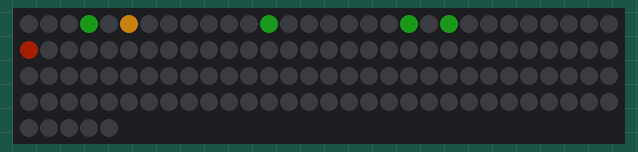
Bench run of a sketch on a simulated ESP32. Shown: 125 RGB LEDs in strip order, left to right, continuing on the next row. Dim RGB values are drawn brighter than linear; random numbers use the default seed unless the sketch sets one.

Above: at 1.22 s.
At 6.32 s:
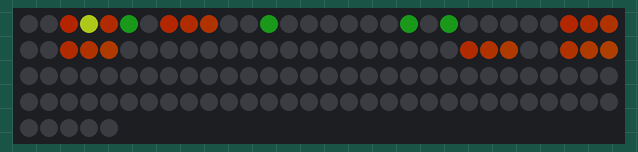
At 11.1 s:
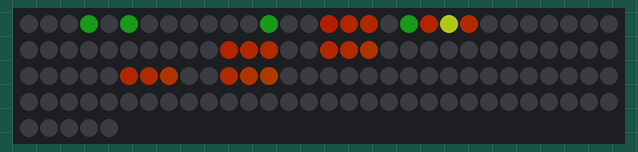
At 20.89 s:
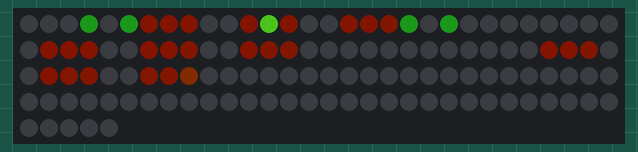
At 39.79 s:
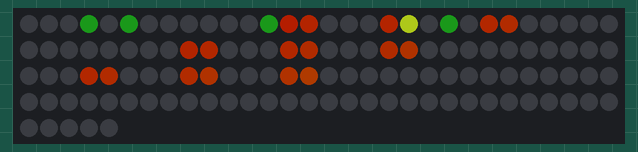

The sketch:

VoxelMinesweeper.ino
```cpp
/*
  FEED ME , I'M POOR AND I MADE THIS FOR FREE - https://paypal.me/Mystereon

  VoxelMinesweeper.ino — directly uploadable 5×5×5 FastLED demo
  Created by Dad (MysterEon) & Manus, 2026.

  Falling probes strike illuminated base pads and burst into orange 3×3×3 impacts.
*/
#include <FastLED.h>
#include <esp_system.h>

constexpr uint8_t N = 5, BRIGHTNESS = 100;
constexpr uint16_t NUM_LEDS = N * N * N;
#define DATA_PIN 2
#define CHIPSET WS2812B
#define COLOR_ORDER GRB
CRGB leds[NUM_LEDS];
uint16_t indexFromXYZ(uint8_t x, uint8_t y, uint8_t z) { return uint16_t(z) * 25 + uint16_t(y) * 5 + x; }
void setVoxel(int8_t x, int8_t y, int8_t z, const CRGB &colour) { if (x >= 0 && x < N && y >= 0 && y < N && z >= 0 && z < N) leds[indexFromXYZ(x, y, z)] = colour; }
void addVoxel(int8_t x, int8_t y, int8_t z, const CRGB &colour) { if (x >= 0 && x < N && y >= 0 && y < N && z >= 0 && z < N) leds[indexFromXYZ(x, y, z)] += colour; }

const uint8_t targets[5][2] = {{0,1},{1,4},{2,2},{3,0},{4,3}};
uint8_t targetIndex = 0;
int8_t probeX = 0, probeY = 1, probeZ = 4, burstX = 0, burstY = 1;
uint32_t lastStepAt = 0, burstAt = 0;
bool bursting = false;
void resetProbe() { probeX = targets[targetIndex][0]; probeY = targets[targetIndex][1]; probeZ = 4; bursting = false; }
void renderMinesweeper() {
  fill_solid(leds, NUM_LEDS, CRGB::Black);
  for (uint8_t i = 0; i < 5; ++i) setVoxel(targets[i][0], targets[i][1], 0, i == targetIndex ? CRGB(72,230,35) : CRGB(12,60,12));
  if (bursting) {
    const uint16_t age = millis() - burstAt;
    if (age >= 540) { targetIndex = (targetIndex + 1) % 5; resetProbe(); }
    else { const uint8_t value = 255 - uint32_t(age) * 255 / 540; for (int8_t z = 0; z <= 2; ++z) for (int8_t y = -1; y <= 1; ++y) for (int8_t x = -1; x <= 1; ++x) addVoxel(burstX+x, burstY+y, z, CHSV(18+(x+y+z)*2,250,value)); return; }
  }
  if (millis() - lastStepAt >= 260) { lastStepAt = millis(); --probeZ; if (probeZ < 0) { burstX = probeX; burstY = probeY; burstAt = millis(); bursting = true; } }
  setVoxel(probeX, probeY, probeZ, CRGB(255,165,18)); addVoxel(probeX, probeY, probeZ+1, CRGB(95,20,0));
}
void setup() { FastLED.addLeds<CHIPSET, DATA_PIN, COLOR_ORDER>(leds, NUM_LEDS); FastLED.setBrightness(BRIGHTNESS); FastLED.setMaxPowerInVoltsAndMilliamps(5,1500); randomSeed(esp_random()); }
void loop() { renderMinesweeper(); FastLED.show(); }
```
